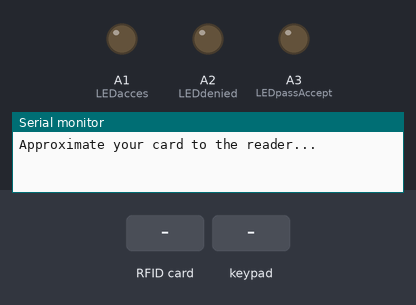
The sketch below on a simulated Arduino Uno, built with avr-gcc and run on an emulated ATmega328P. Parts: output pins drawn as LEDs (lit = HIGH), the last lines printed to the serial monitor. The inputs (shaded band) are chosen by the test bench. Pins used as bus, display or sensor lines are not drawn.

Above: at 1.2 s.
1.3 s: RFID card 96 7E DB D9 held to the reader
At 1.7 s:
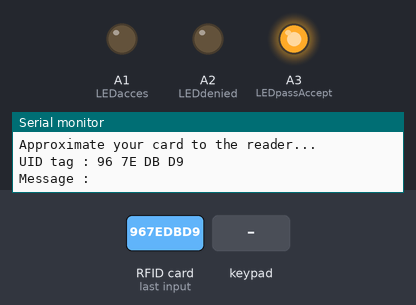
3.3 s: keypad keys 1 2 3 4 pressed 0.4 s apart
At 5.7 s:
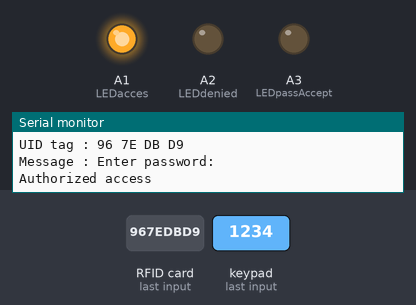
7.5 s: RFID card 5E 7A 19 C4 held to the reader
At 8.4 s:
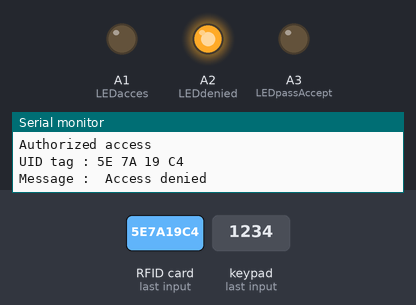
10.5 s: RFID card 60 20 9C A5 held to the reader
At 11.3 s:
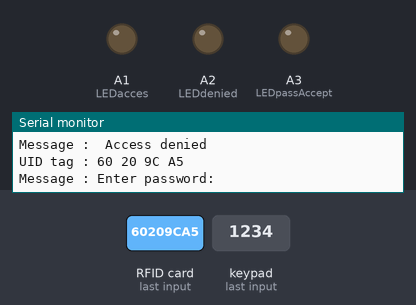
12.0 s: keypad keys 1 2 3 4 # pressed 0.4 s apart
At 13.6 s:
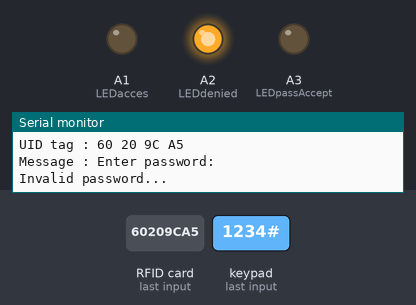
Timing chart, 0 to 16.2 s (numbered marks = the images above; inputs shaded):
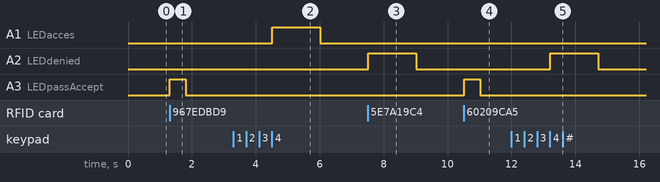

The sketch:

RFID.ino
```cpp
/*
 *
 * All the resources for this project: https://www.hackster.io/Aritro
 * Modified by Aritro Mukherjee
 *
 *
 */

#include <Keypad.h>
#include <SPI.h>
#include <MFRC522.h>

#define LEDacces A1
#define LEDdenied A2
#define LEDpassAccept A3

#define SS_PIN 10
#define RST_PIN 9
MFRC522 mfrc522(SS_PIN, RST_PIN);   // Create MFRC522 instance.

const byte ROWS = 4;
const byte COLS = 4;

char customKey;
char hexaKeys[ROWS][COLS] = {
  {'1', '2', '3', 'A'},
  {'4', '5', '6', 'B'},
  {'7', '8', '9', 'C'},
  {'*', '0', '#', 'D'}
};

String passwordUser1 = "1234";
String passwordUser2 = "ABCD";

String enteredPassword = "";

byte rowPins[ROWS] = { 8, 7, 6, 5 };
byte colPins[COLS] = { 4, 3, 2, A0 };

Keypad customKeypad = Keypad(makeKeymap(hexaKeys), rowPins, colPins, ROWS, COLS);

void setup()
{
	pinMode(LEDacces, OUTPUT);
	pinMode(LEDdenied, OUTPUT);
	pinMode(LEDpassAccept, OUTPUT);


	Serial.begin(9600);   // Initiate a serial communication
	SPI.begin();      // Initiate  SPI bus
	mfrc522.PCD_Init();   // Initiate MFRC522
	Serial.println("Approximate your card to the reader...");
	Serial.println();

}

void turnOffLed(int d) {
	delay(d);

	digitalWrite(LEDacces, LOW);
	digitalWrite(LEDdenied, LOW);
	digitalWrite(LEDpassAccept, LOW);

}

void loop()
{
	// Look for new cards
	if (!mfrc522.PICC_IsNewCardPresent())
	{
		return;
	}
	// Select one of the cards
	if (!mfrc522.PICC_ReadCardSerial())
	{
		return;
	}
	//Show UID on serial monitor
	Serial.print("UID tag :");
	String content = "";
	byte letter;
	for (byte i = 0; i < mfrc522.uid.size; i++)//leest de tag en print het UID
	{
		Serial.print(mfrc522.uid.uidByte[i] < 0x10 ? " 0" : " ");
		Serial.print(mfrc522.uid.uidByte[i], HEX);
		content.concat(String(mfrc522.uid.uidByte[i] < 0x10 ? " 0" : " "));
		content.concat(String(mfrc522.uid.uidByte[i], HEX));
	}
	Serial.println();
	Serial.print("Message : ");
	content.toUpperCase();

	if (content.substring(1) == "96 7E DB D9" || content.substring(1) == "60 20 9C A5") //als de tag deze UID code heeft
	{
		turnOffLed(0);
		digitalWrite(LEDpassAccept, HIGH);
		turnOffLed(500);

		Serial.println("Enter password: ");
		enteredPassword = "";

		if (content.substring(1) == "96 7E DB D9") {//user 1
			for (int i = 0; i < passwordUser1.length(); i++)//vraag een key op voor de lengte van het wachtwoord
			{
				customKey = customKeypad.waitForKey();

				if (customKey)
				{
					enteredPassword += customKey;//'plakt' de ingevoerde key aan het ingevoerde wachtwoord
				}
			}

			if (enteredPassword == passwordUser1)//als het goede wachtwoord is ingevoerd
			{
				turnOffLed(0);
				Serial.println("Authorized access");
				digitalWrite(LEDacces, HIGH);
			}
			else {
				turnOffLed(0);
				Serial.println("Invalid password...");
				digitalWrite(LEDdenied, HIGH);
			}
		}
		else if (content.substring(1) == "60 20 9C A5") {//user 2
			for (int i = 0; i < passwordUser2.length(); i++)
			{
				customKey = customKeypad.waitForKey();

				if (customKey)
				{
					enteredPassword += customKey;
				}
			}

			if (enteredPassword == passwordUser2)
			{
				turnOffLed(0);
				Serial.println("Authorized access");
				digitalWrite(LEDacces, HIGH);
			}
			else {
				turnOffLed(0);
				Serial.println("Invalid password...");
				digitalWrite(LEDdenied, HIGH);
			}
		}

		Serial.println();
		turnOffLed(1500);
	}
	else {//als de kaart niet toegevoegd is
		Serial.println(" Access denied");
		digitalWrite(LEDdenied, HIGH);
		turnOffLed(1500);
	}
}
```

Measured:
- after the input at 1.3 s, A3 (LEDpassAccept): LOW → HIGH at once, → LOW 0.50 s later
- after the input at 3.3 s, A1 (LEDacces): LOW → HIGH after 1.2 s, → LOW 1.5 s later
- after the input at 7.5 s, A2 (LEDdenied): LOW → HIGH at once, → LOW 1.5 s later
- after the input at 10.5 s, A3 (LEDpassAccept): LOW → HIGH at once, → LOW 0.50 s later
- after the input at 12.0 s, A2 (LEDdenied): LOW → HIGH after 1.2 s, → LOW 1.5 s later
